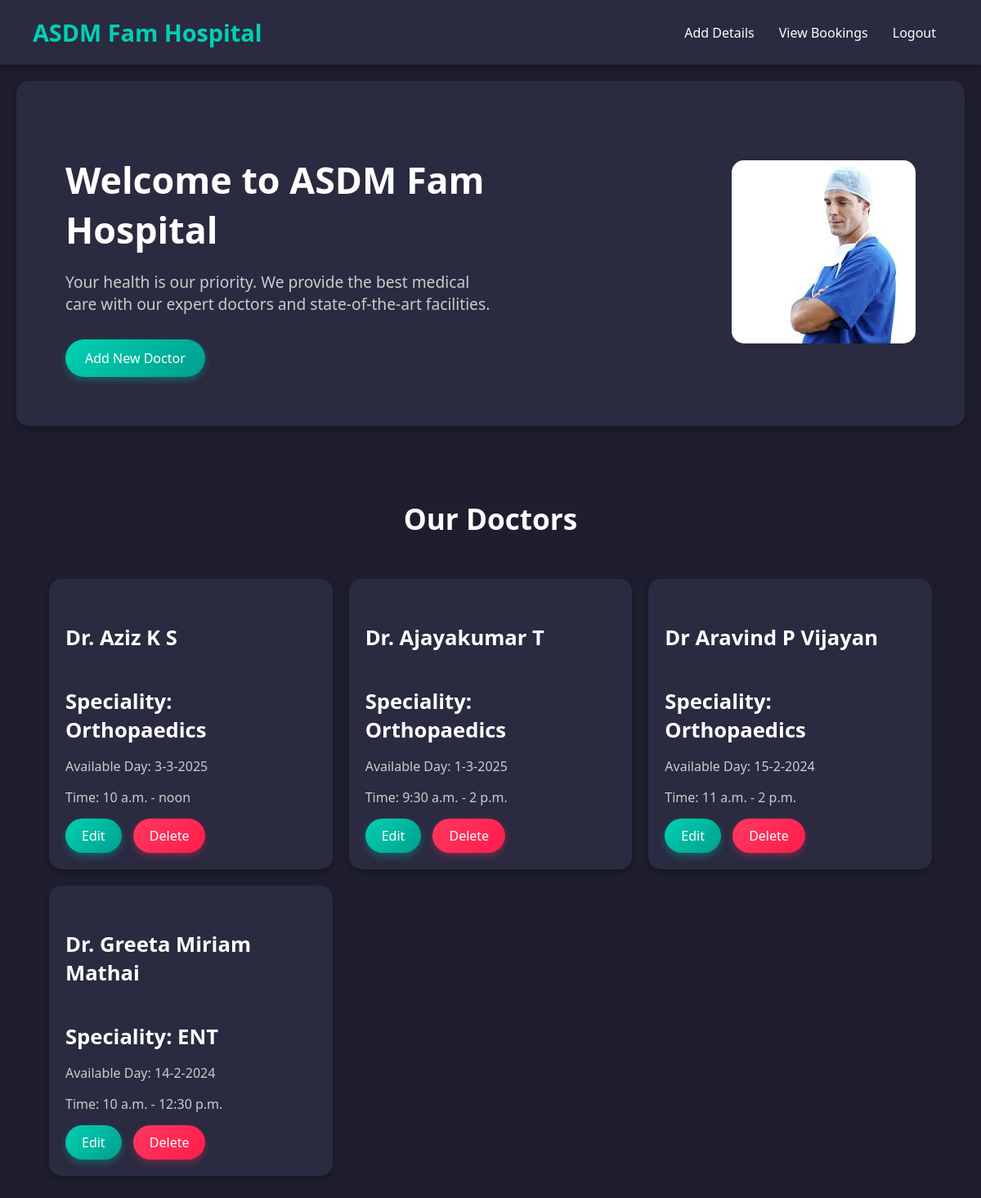
/admin_home (signed in), run on the app's committed database.
### app/models.py (models this page shows)
class Doctor(models.Model):
    pid=models.TextField()
    name = models.TextField()
    specialty = models.CharField(max_length=100)
    contact_number = models.CharField(max_length=15)
    available_day = models.CharField(max_length=100)
    available_time_start = models.TimeField()
    available_time_end = models.TimeField()

### app/views.py (the view)
# urls.py: path('admin_home',views.admin_home),
def admin_home(req):
    if 'admin' in req.session:
        data=Doctor.objects.all()
        return render(req,'admin/home.html',{'Doctor':data})
    else:
       return redirect(doctor_appointment_login)

### templates/admin/home.html (shortened to what this page needs)
<!DOCTYPE html>
<html lang="en">
<head>
  {% load static %}
</head>
<body>
  <header>
    <div class="logo">ASDM Fam Hospital</div>
    <nav>
      <ul>
        <li><a href="add_details">Add Details</a></li>
        <li><a href="view_bookings">View Bookings</a></li>
        <li><a href="logout">Logout</a></li>
      </ul>
    </nav>
  </header>
  <div class="main">
    <div class="content">
      <h1>Welcome to ASDM Fam Hospital</h1>
      <p>Your health is our priority. We provide the best medical care with our expert doctors and state-of-the-art facilities.</p>
      <a href="add_details" class="btn">Add New Doctor</a>
    </div>
    <div class="image">
      <img src="{% static 'imges/doctor2.jpg' %}" alt="Hospital Image">
    </div>
  </div>
  <div class="container">
    <h2>Our Doctors</h2>
    <div class="card-grid">
      {% for pro in Doctor %}
        <div class="card">
          <div class="card-body">
            <h4 class="card-title">{{ pro.name }}</h4>
            <h5 class="card-title">Speciality: {{ pro.specialty }}</h5>
            <p class="card-text">Available Day: {{ pro.available_day }}</p>
            <p class="card-text">Time: {{ pro.available_time_start }} - {{ pro.available_time_end }}</p>
            <a href="edit_details/{{ pro.pk }}" class="btn-primary">Edit</a>
            <a href="delete_details/{{ pro.pk }}" class="btn-danger">Delete</a>
          </div>
        </div>
      {% endfor %}
    </div>
  </div>
</body>
</html>

### templates/admin/home.html (style rules this page uses)
body { margin: 0; padding: 0; font-family: 'Segoe UI', Tahoma, Geneva, Verdana, sans-serif; background-color: #1e1e2f; color: #ffffff; }
header { display: flex; justify-content: space-between; align-items: center; padding: 20px 40px; background-color: #2a2a40; box-shadow: 0 4px 10px rgba(0, 0, 0, 0.3); }
header .logo { font-size: 1.8rem; font-weight: bold; color: #00d1b2; }
header nav ul { list-style: none; padding: 0; margin: 0; display: flex; }
header nav ul li { margin: 0 15px; }
header nav ul li a { text-decoration: none; color: #ffffff; font-size: 1rem; transition: color 0.3s; }
.main { display: flex; justify-content: space-between; align-items: center; padding: 60px; background-color: #2a2a40; margin: 20px; border-radius: 15px; box-shadow: 0 4px 10px rgba(0, 0, 0, 0.3); }
.main .content { max-width: 50%; }
.main .content h1 { font-size: 2.8rem; color: #ffffff; margin-bottom: 20px; }
.main .content p { font-size: 1.2rem; color: #cccccc; margin-bottom: 30px; }
.main .content .btn { display: inline-block; padding: 12px 24px; background: linear-gradient(135deg, #00d1b2, #009e8e); color: #ffffff; text-decoration: none; font-size: 1rem; border-radius: 30px; transition: transform 0.3s, box-shadow 0.3s; box-shadow: 0 4px 10px rgba(0, 209, 178, 0.3); }
.main .image img { max-width: 100%; border-radius: 15px; }
.container { padding: 40px; }
.container h2 { font-size: 2.2rem; color: #ffffff; margin-bottom: 30px; text-align: center; }
.card-grid { display: grid; grid-template-columns: repeat(auto-fit, minmax(300px, 1fr)); gap: 20px; padding: 20px; }
.card { background-color: #2a2a40; border-radius: 15px; overflow: hidden; box-shadow: 0 4px 10px rgba(0, 0, 0, 0.3); transition: transform 0.3s, box-shadow 0.3s; }
.card-body { padding: 20px; }
.card-title { font-size: 1.6rem; color: #ffffff; margin-bottom: 10px; }
.card-text { font-size: 1rem; color: #cccccc; margin-bottom: 15px; }
.btn-primary { display: inline-block; padding: 10px 20px; background: linear-gradient(135deg, #00d1b2, #009e8e); color: #ffffff; text-decoration: none; border-radius: 30px; margin-right: 10px; transition: transform 0.3s, box-shadow 0.3s; box-shadow: 0 4px 10px rgba(0, 209, 178, 0.3); }
.btn-danger { display: inline-block; padding: 10px 20px; background: linear-gradient(135deg, #ff3860, #ff1c4a); color: #ffffff; text-decoration: none; border-radius: 30px; transition: transform 0.3s, box-shadow 0.3s; box-shadow: 0 4px 10px rgba(255, 56, 96, 0.3); }

### data on the page
Doctor: name "Dr. Aziz K S", specialty "Orthopaedics", available_day "3-3-2025", available_time_start "10 a.m.", available_time_end "noon"
Doctor: name "Dr. Ajayakumar T", specialty "Orthopaedics", available_day "1-3-2025", available_time_start "9:30 a.m.", available_time_end "2 p.m."
Doctor: name "Dr Aravind P Vijayan", specialty "Orthopaedics", available_day "15-2-2024", available_time_start "11 a.m.", available_time_end "2 p.m."
Doctor: name "Dr. Greeta Miriam Mathai", specialty "ENT", available_day "14-2-2024", available_time_start "10 a.m.", available_time_end "12:30 p.m."
